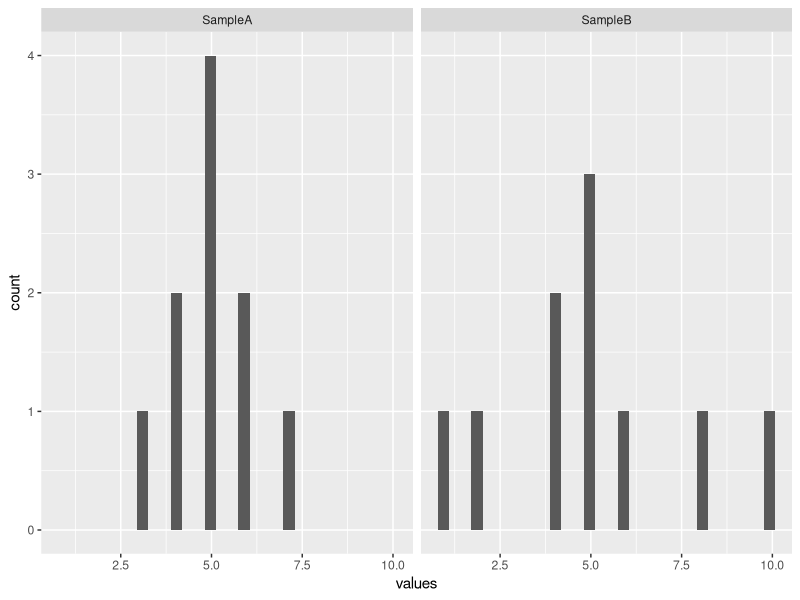
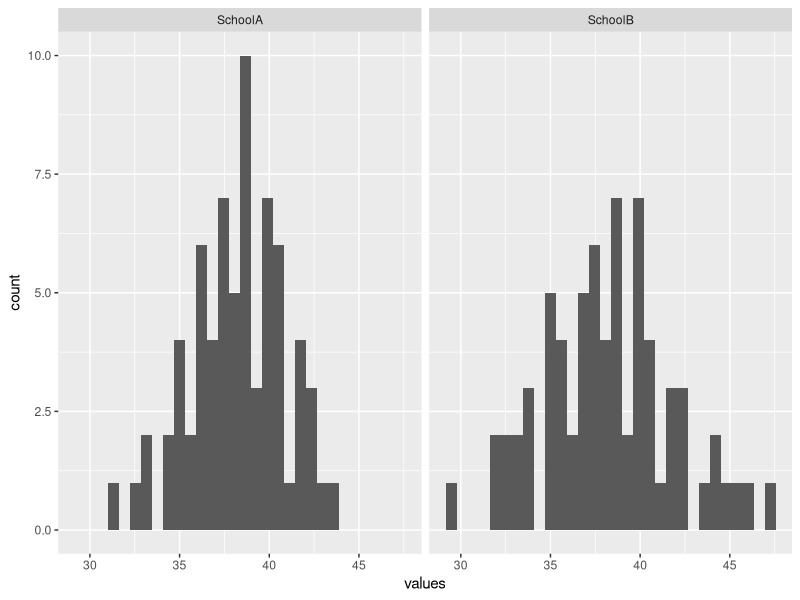

These figures' R source, in order:
## ---- chunk 1
knitr::opts_chunk$set(echo = TRUE)
## ---- chunk 2
# <- で値を代入、 cはconcatenateのcなので、カッコ内を平にする。
A <- c(3, 4, 4, 5, 5, 5, 5, 6, 6, 7)
B <- c(1, 2, 4, 4, 5, 5, 5, 6, 8, 10)
# repはrepeatなので、 rep("SampleA", 10) の意味は...?
df1 <- data.frame(
  values = c(A, B),
  labels = c(rep("SampleA", 10), rep("SampleB", 10))
)
# 最初の6行を見せて、という意味
head(df1, 6)
## ---- chunk 3
library(ggplot2)
ggplot(df1) +
  facet_wrap(. ~ labels) +
  geom_histogram(aes(x = values))
## ---- chunk 4
# https://whatalnk.github.io/stat-intro-by-r-tkd/Chap02.html
A <- c(
  43.3, 43.1, 42.6, 42.4, 42.2, 41.8, 41.7, 41.6, 41.5, 41.4,
  40.8, 40.6, 40.5, 40.4, 40.4, 40.3, 40.2, 39.9, 39.9, 39.8,
  39.7, 39.6, 39.6, 39.5, 39.4, 39.3, 38.9, 38.9, 38.8, 38.8,
  38.7, 38.7, 38.6, 38.6, 38.5, 38.4, 38.3, 38.2, 38.1, 38.1,
  37.6, 37.4, 37.1, 37.8, 37.6, 37.5, 37.4, 37.3, 37.2, 37.1,
  37.1, 36.6, 36.5, 36.5, 36.4, 36.3, 36.2, 36.1, 35.4, 35.3,
  35.2, 35.1, 35.1, 34.7, 34.3, 34.2, 33.2, 33.1, 32.7, 31.5
)
B <- c(
  47.3, 46.1, 45.6, 45.1, 44.5, 44.4, 43.7, 42.6, 42.5, 42.5,
  41.4, 41.8, 41.6, 41.5, 40.7, 40.5, 40.4, 40.3, 40.1, 40.1,
  39.9, 39.8, 39.7, 39.6, 39.6, 39.5, 39.4, 38.9, 38.8, 38.8,
  38.7, 38.7, 38.6, 38.4, 38.2, 38.1, 38.1, 37.8, 37.7, 37.5,
  37.5, 37.4, 37.3, 37.3, 37.1, 36.8, 36.8, 36.7, 36.6, 36.4,
  36.2, 35.4, 35.4, 35.4, 35.3, 35.2, 34.9, 34.8, 34.7, 34.7,
  33.9, 33.8, 33.7, 33.3, 33.1, 32.8, 32.5, 32.1, 31.7, 29.5
)
df2 <- data.frame(
  values = c(A, B),
  labels = c(rep("SchoolA", length(A)), rep("SchoolB", length(B)))
)
ggplot(df2) +
  facet_wrap(. ~ labels) +
  geom_histogram(aes(x = values))
## ---- chunk 5
X_A = df2[df2$labels=="SchoolA",]$values
X_A_bar = sum(X_A)/length(X_A)
X_A_bar
## ---- chunk 6
# X_B_bar
